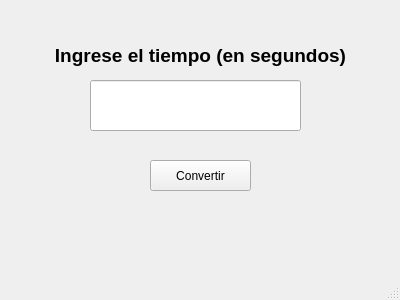
<?xml version="1.0" encoding="UTF-8"?>
<ui version="4.0">
 <class>MainWindow</class>
 <widget class="QMainWindow" name="MainWindow">
  <property name="geometry">
   <rect>
    <x>0</x>
    <y>0</y>
    <width>400</width>
    <height>300</height>
   </rect>
  </property>
  <property name="windowTitle">
   <string>Convertidor</string>
  </property>
  <property name="autoFillBackground">
   <bool>false</bool>
  </property>
  <widget class="QWidget" name="centralwidget">
   <widget class="QLabel" name="info">
    <property name="geometry">
     <rect>
      <x>50</x>
      <y>40</y>
      <width>301</width>
      <height>31</height>
     </rect>
    </property>
    <property name="font">
     <font>
      <pointsize>14</pointsize>
      <bold>true</bold>
     </font>
    </property>
    <property name="text">
     <string>Ingrese el tiempo (en segundos)</string>
    </property>
    <property name="alignment">
     <set>Qt::AlignmentFlag::AlignCenter</set>
    </property>
   </widget>
   <widget class="QLabel" name="resultado">
    <property name="geometry">
     <rect>
      <x>10</x>
      <y>230</y>
      <width>381</width>
      <height>31</height>
     </rect>
    </property>
    <property name="font">
     <font>
      <pointsize>12</pointsize>
      <bold>true</bold>
     </font>
    </property>
    <property name="text">
     <string/>
    </property>
    <property name="alignment">
     <set>Qt::AlignmentFlag::AlignCenter</set>
    </property>
   </widget>
   <widget class="QPushButton" name="boton">
    <property name="geometry">
     <rect>
      <x>150</x>
      <y>160</y>
      <width>101</width>
      <height>31</height>
     </rect>
    </property>
    <property name="text">
     <string>Convertir</string>
    </property>
   </widget>
   <widget class="QLineEdit" name="dato">
    <property name="geometry">
     <rect>
      <x>90</x>
      <y>80</y>
      <width>211</width>
      <height>51</height>
     </rect>
    </property>
    <property name="font">
     <font>
      <pointsize>12</pointsize>
      <bold>true</bold>
     </font>
    </property>
   </widget>
  </widget>
  <widget class="QStatusBar" name="statusbar"/>
 </widget>
 <resources/>
 <connections/>
</ui>
